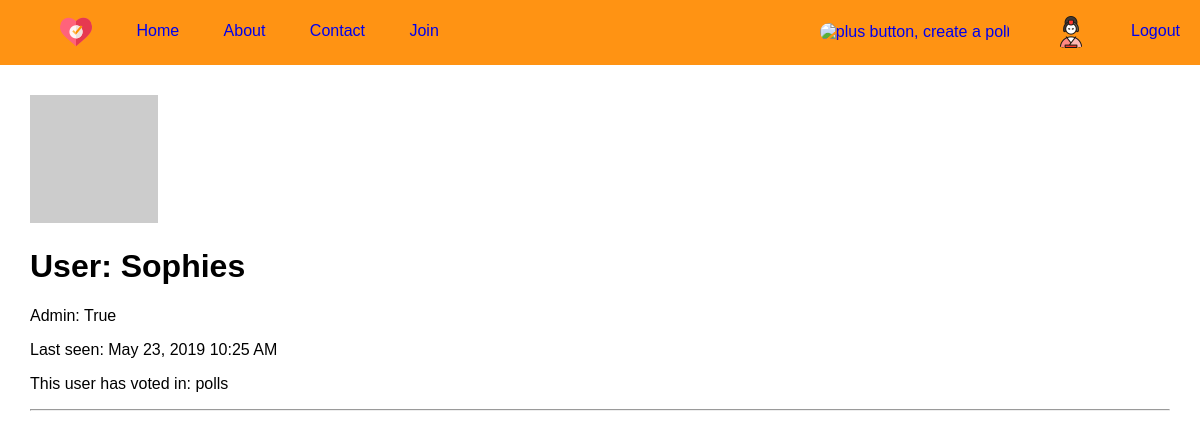
/user/Sophies (signed in), run on the app's committed database.
### app/models.py (models this page shows, shortened)
class User(UserMixin, db.Model):
    id = db.Column(db.Integer, primary_key = True)
    username = db.Column(db.String(64), index = True, unique = True)
    email = db.Column(db.String(128), index = True, unique = True, nullable = False)
    password_hash = db.Column(db.String(128), nullable = False)
    is_admin = db.Column(db.Boolean(), default = False)
    description = db.Column(db.String(240))
    confirmed = db.Column(db.Boolean(), nullable = False, default = False)
    last_seen = db.Column(db.DateTime, default = func.now())
    polls = db.relationship("Poll", backref = "author", lazy = "dynamic", cascade = "all,delete")
    votes = db.relationship("Votes", backref = "voter", lazy = "dynamic", cascade = "all,delete")
    def delete(self):
        for file in os.listdir(USER_UPLOAD_FOLDER):
            file_id = file.split(".")[0]
            if(file_id == self.username):
                path = USER_UPLOAD_FOLDER + file
                os.remove(path)
        db.session.delete(self)
        db.session.commit()
    def avatar(self, size):
        for file in os.listdir(USER_UPLOAD_FOLDER):
            file_id = file.split(".")[0]
            if(file_id == self.username):
                return(url_for("static", filename = "user-images/" + file))
        digest = md5(self.email.lower().encode("utf-8")).hexdigest()
        return(("https://www.gravatar.com/avatar/{}?d=retro&s={}").format(digest, size))
    def get_admin(self):
        return(self.is_admin)

### app/routes.py (the view)
@app.route('/user/<username>')
@login_required
def user(username):
    user = User.query.filter_by(username=username).first_or_404()
    polls = Poll.query.filter_by(user_id = user.id)
    return render_template('user.html', user=user, polls = polls)

### app/models.py (called while the page is built)
@login.user_loader
def user_loader(id):
    return(User.query.get(int(id)))

### app/routes.py (called while the page is built)
@app.context_processor
def get_allowed_files():
    return(dict(allowed_files = ALLOWED_FILES))

@app.before_request
def before_request():
    if(current_user.is_authenticated):
        current_user.last_seen = datetime.utcnow()
        db.session.commit()

### app/templates/user.html (shortened to what this page needs)
{% extends "base.html" %}
{% block content %}
    <img src = "{{user.avatar(128)}}" style = "width:128px; height:128px;" alt = "user avatar" />
    <br>
    <h1>User: {{ user.username }}</h1>
    <p>Admin: {{user.get_admin()}}</p>
    {% if user.last_seen %}
        <p> Last seen: {{ moment(user.last_seen).format("LLL") }}</p>
    {% endif %}
    <p>This user has voted in:  polls</p>
    <hr>
{% endblock %}

### app/templates/base.html (shortened to what this page needs)
<!DOCTYPE html>
<html>
    <head>
        <link rel= "stylesheet" type= "text/css" href= "{{url_for('static', filename = 'style/common.css')}}">
        <link rel= "stylesheet" type= "text/css" href= "{{url_for('static', filename = 'style/polls-home.css')}}">
        <link rel= "stylesheet" type= "text/css" href= "{{url_for('static', filename = 'style/error.css')}}">
    </head>
    <body>
    <header>
        <nav>
        <ul>
            <li><a href="{{ url_for('index') }}"><img src="{{url_for('static', filename = 'images/icon.png')}}" id = "logo" alt="Company icon, a heart with a tick box inside it"/></a></li>
            <li><a href="{{ url_for('index') }}"> Home </a> </li>
            <li><a href="../pages/about.html">About </a></li>
            <li><a href="../pages/contact.html"> Contact </a></li>
            <li><a href="{{url_for('register')}}"> Join </a></li>
        </ul>
        <ul>
            <li><a href= "{{url_for('create_poll')}}"> <img src="{{url_for('static', filename = 'images/plus-32.png')}}" id="create-poll" alt="plus button, create a poll"/></a></li>
            {% if current_user.is_authenticated %}
                <li><a href="{{ url_for('user', username = current_user.username) }}"><img src="{{current_user.avatar(32)}}" class="nav-right"  alt="user avatar, click to login or view profile"/></a></li>
                <li><a href = "{{ url_for('logout')}}">Logout</a></li>
            {% else %}
            <li><a href="{{ url_for('login') }}"><img src="{{url_for('static', filename = 'images/user-32.png')}}" class="nav-right"  alt="user avatar, click to login or view profile"/></a></li>
            <li><a href = "{{ url_for('login')}}">Login</a></li>
            {% endif %}
        </ul>
        </nav>
    </header>
        <div id = "content">
            {% block content %}
            {% endblock %}
        </div>
    </body>
</html>

### app/static/style/common.css (style rules this page uses)
body { margin: 0; padding: 0; font-family: sans-serif; padding: 30px; margin-top: 65px; }
header { position: absolute; top: 0; left: 0; right: 0; height: 65px; width: 100%; background-color: #FF9313; }
header * { display: inline; }
header img { width: 32px; height: 32px; border-radius: 10px; vertical-align: middle; }
nav { display: flex; align-items: center; justify-content: space-between; z-index: 10; }
header li { margin: 0px 20px; }
header li a { text-decoration: none; }

### data on the page
User: avatar (picture)
User: username "Sophies", get_admin "True", last_seen "May 23, 2019 10:25 AM"
